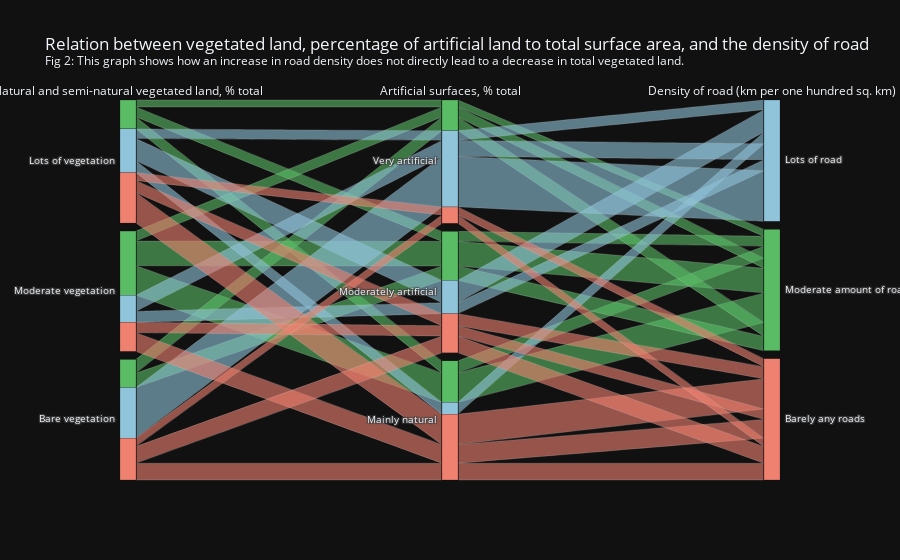

Notebook source saved alongside this figure:
### Markdown cell above
From this figure a conclusion could be drawn concerning a decline in vegetated land as the local density of road increases. This must then mean that a rise in industry and infrastructure is nothing but a bad influence to local nature.

This however is not the full story as the following figure shows.

### Code cell
fig5.show()

### Figure 1 — Plotly figure (JSON) as saved in the notebook; plotly's stock layout.template omitted (floating-point values rounded to 4 significant figures; data arrays with more than 128 entries replaced by an {"elided": "..."} marker saying what was removed)
{"data": [{"dimensions": [{"categoryarray": ["Lots of vegetation", "Moderate vegetation", "Bare vegetation"], "categoryorder": "array", "label": "Natural and semi-natural vegetated land, % total", "values": {"elided": "3828 str values"}}, {"categoryarray": ["Very artificial", "Moderately artificial", "Mainly natural"], "categoryorder": "array", "label": "Artificial surfaces, % total", "values": {"elided": "3828 str values"}}, {"categoryarray": ["Lots of road", "Moderate amount of road", "Barely any roads"], "categoryorder": "array", "label": "Density of road (km per one hundred sq. km)", "values": {"elided": "3828 str values"}}], "line": {"color": {"elided": "3828 str values"}}, "type": "parcats"}], "layout": {"title": {"text": "Relation between vegetated land, percentage of artificial land to total surface area, and the density of road <br><sup>Fig 2: This graph shows how an increase in road density does not directly lead to a decrease in total vegetated land.</sup>"}}}
